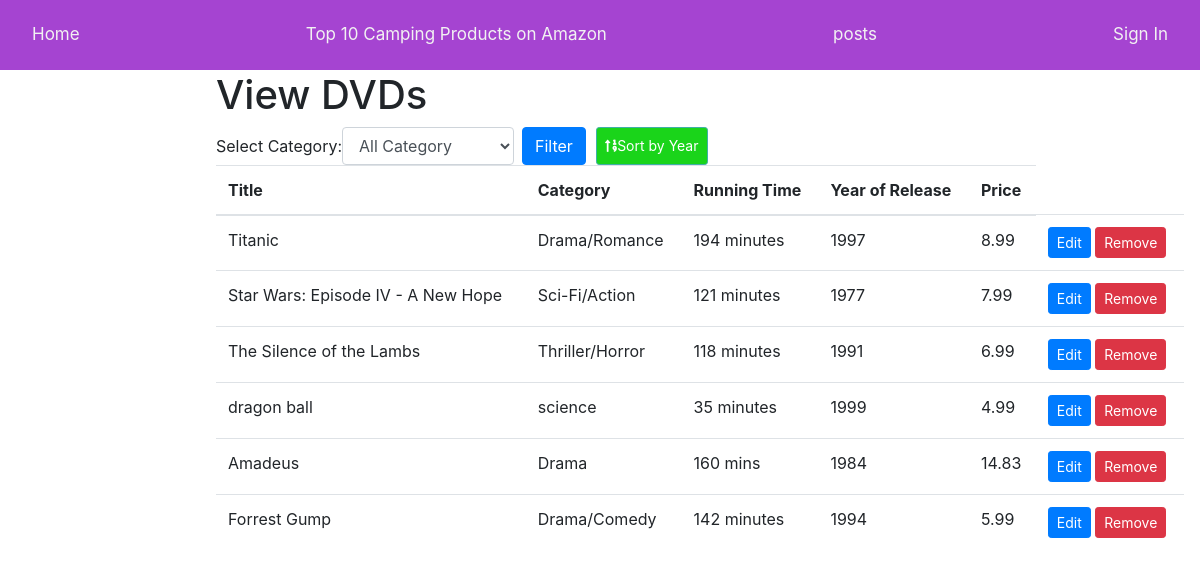
/view-dvds, run on the app's committed database.
### api/models.py (models this page shows)
class DVD(db.Model):
    id = db.Column(db.Integer, primary_key=True)
    title = db.Column(db.String(100), nullable=False)
    category = db.Column(db.String(50), nullable=False)
    running_time = db.Column(db.String(20), nullable=False)
    year = db.Column(db.Integer, nullable=False)
    price = db.Column(db.Float, nullable=False)
    __table_args__ = (
        CheckConstraint('id >= 1'),
        CheckConstraint('id <= 100'),
    )

### api/routes.py (the view, shortened to what this page needs)
@dvd.route('/view-dvds', methods=['GET', 'POST'])
def view_dvds():
    categories = set([dvd.category for dvd in DVD.query.all()])
    dvds = DVD.query.all()
    selected_category = None
    return render_template("view_dvds.html", user=current_user, dvds=dvds, categories=categories, selected_category=selected_category)

### api/templates/view_dvds.html (shortened to what this page needs)
{% extends "base.html" %}
{% block content %}
<link rel="stylesheet" href="https://cdnjs.cloudflare.com/ajax/libs/font-awesome/5.15.3/css/all.min.css">
<div class="viewdvds">
    <h1>View DVDs</h1>
    <form method="POST" class="form-inline">
        <div class="form-group mr-2">
          <label for="category-select">Select Category:  </label>
          <select class="form-control" id="category-select" name="category">
                <option value="" disabled selected hidden>All Category</option>
          </select>
        </div>
        <button type="submit" class="btn btn-primary">Filter</button>
        <button type="submit" name="sort_by_year" class="btn btn-sm btn-outline-dark float-right"><i class="fas fa-sort-numeric-up"></i>Sort by Year</button>
      </form>
    <table class="table">
        <thead>
            <tr>
                <th>Title</th>
                <th>Category</th>
                <th>Running Time</th>
                <th>Year of Release</th>
                <th>Price</th>
            </tr>
        </thead>
        <tbody>
            {% for dvd in dvds %}
                <tr>
                    <td>{{ dvd.title }}</td>
                    <td>{{ dvd.category }}</td>
                    <td>{{ dvd.running_time }}</td>
                    <td>{{ dvd.year }}</td>
                    <td>{{ dvd.price }}</td>
                    <td>
                        <a href="{{ url_for('dvd.edit_dvd', id=dvd.id) }}" class="btn btn-primary btn-sm">Edit</a>
                        <form method="POST" action="{{ url_for('dvd.remove_dvd', id=dvd.id) }}" method="POST" class="d-inline-block">
                          <button type="submit" class="btn btn-danger btn-sm" onclick="return confirm('Are you sure you want to remove this DVD?')">Remove</button>
                        </form>
                      </td>
                </tr>
            {% endfor %}
        </tbody>
    </table>
</div>
{% endblock %}

### api/templates/view_dvds.html (style rules this page uses)
.viewdvds { margin-left: 200px; }
.btn-outline-dark { margin-left: 10px; height: 38.48px; width: 61.41; color: #ffffff; background-color: rgb(26, 212, 26); border-color: #3fafa6; }

### data on the page
DVD: title "Titanic", category "Drama/Romance", running_time "194 minutes", year "1997", price "8.99"
DVD: title "Star Wars: Episode IV - A New Hope", category "Sci-Fi/Action", running_time "121 minutes", year "1977", price "7.99"
DVD: title "The Silence of the Lambs", category "Thriller/Horror", running_time "118 minutes", year "1991", price "6.99"
DVD: title "dragon ball", category "science", running_time "35 minutes", year "1999", price "4.99"
DVD: title "Amadeus", category "Drama", running_time "160 mins", year "1984", price "14.83"
DVD: title "Forrest Gump", category "Drama/Comedy", running_time "142 minutes", year "1994", price "5.99"
